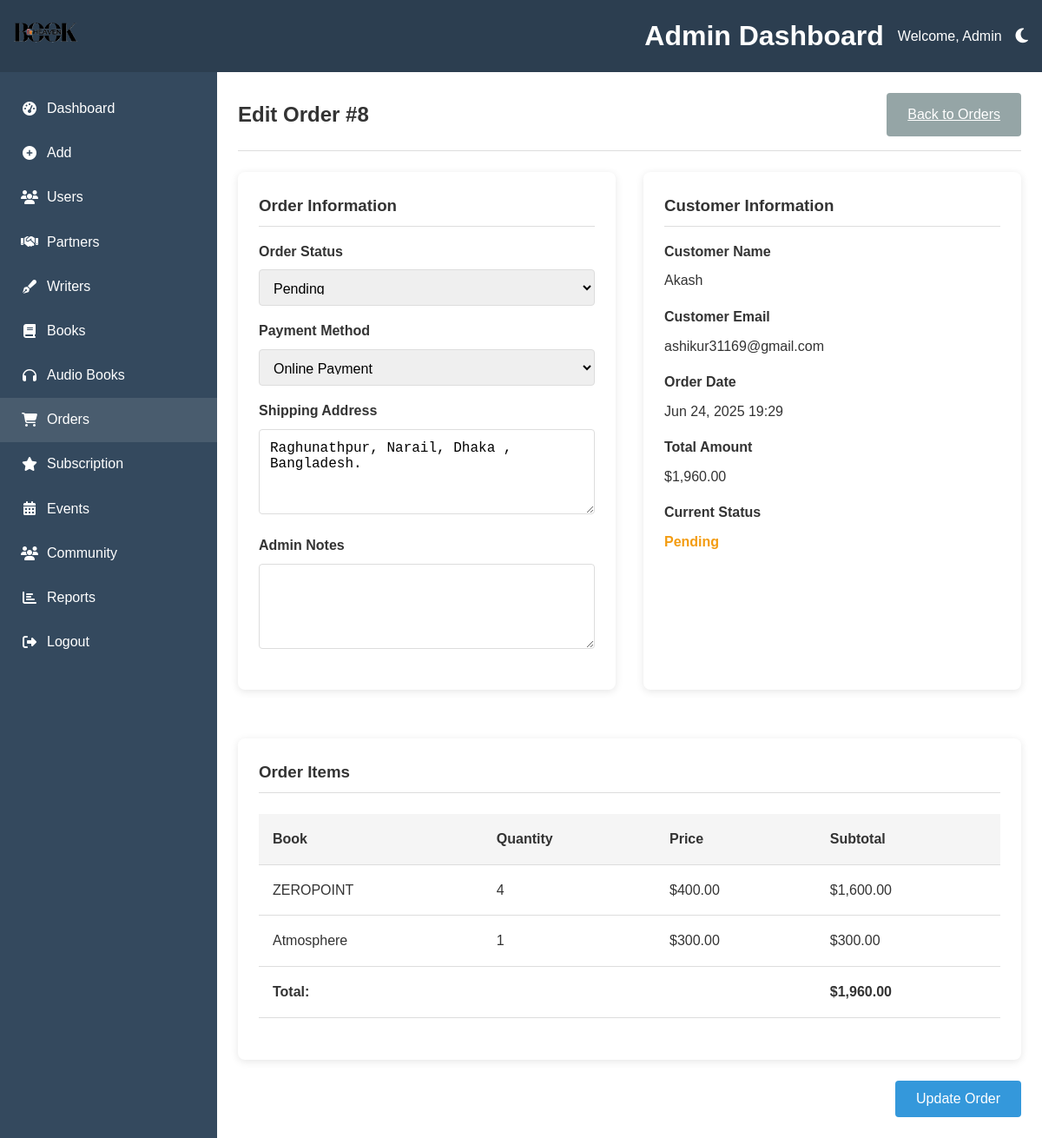
The app's page /admin/orderedit.php?id=8 (signed in) with its own data.
### tables this page shows
CREATE TABLE `orders` (
  `order_id` int(11) NOT NULL,
  `user_id` int(11) NOT NULL,
  `order_date` datetime DEFAULT current_timestamp(),
  `status` enum('pending','confirmed','shipped','delivered','cancelled') DEFAULT 'pending',
  `total_amount` decimal(10,2) NOT NULL,
  `payment_method` enum('cod','online') NOT NULL,
  `shipping_address` text NOT NULL,
  `payment_status` enum('pending','confirm','failed') DEFAULT 'pending'
);

CREATE TABLE `users` (
  `user_id` int(11) NOT NULL,
  `username` varchar(50) NOT NULL,
  `email` varchar(100) NOT NULL,
  `pass` varchar(255) NOT NULL,
  `user_profile` varchar(255) DEFAULT NULL,
  `create_time` datetime DEFAULT current_timestamp(),
  `update_time` datetime DEFAULT current_timestamp() ON UPDATE current_timestamp(),
  `email_verified` tinyint(1) DEFAULT 0,
  `two_step_verification` tinyint(1) DEFAULT 0,
  `last_login` datetime DEFAULT NULL,
  `login_count` int(11) DEFAULT 0
);

CREATE TABLE `order_items` (
  `id` int(11) NOT NULL,
  `order_id` int(11) NOT NULL,
  `book_id` int(11) NOT NULL,
  `quantity` int(11) DEFAULT 1,
  `price` decimal(10,2) NOT NULL
);

CREATE TABLE `books` (
  `book_id` int(11) NOT NULL,
  `title` varchar(255) NOT NULL,
  `published` date DEFAULT NULL,
  `price` int(11) DEFAULT NULL,
  `quantity` int(11) NOT NULL DEFAULT 1,
  `details` text DEFAULT NULL,
  `cover_image_url` varchar(255) DEFAULT NULL,
  `created_at` datetime DEFAULT current_timestamp(),
  `updated_at` datetime DEFAULT current_timestamp() ON UPDATE current_timestamp(),
  `rating` float DEFAULT 4
);

### admin/orderedit.php (the view, shortened to what this page needs)
<?php
require_once 'db.php';
$order_id = $_GET['id'] ?? 0;
$order = [];
$order_items = [];
try {
    $stmt = $pdo->prepare(
        "SELECT o.*, u.username, u.email
         FROM orders o
         JOIN users u ON o.user_id = u.user_id
         WHERE o.order_id = ?"
    );
    $stmt->execute([$order_id]);
    $order = $stmt->fetch(PDO::FETCH_ASSOC);
    $stmt = $pdo->prepare(
        "SELECT oi.*, b.title
         FROM order_items oi
         JOIN books b ON oi.book_id = b.book_id
         WHERE oi.order_id = ?
         ORDER BY oi.id"
    );
    $stmt->execute([$order_id]);
    $order_items = $stmt->fetchAll(PDO::FETCH_ASSOC);
} catch (PDOException $e) {
    $_SESSION['error_message'] = "Error fetching order details: " . $e->getMessage();
    header("Location: orders.php");
    exit();
}
?>
<!DOCTYPE html>
<html lang="en">
<head>
    <link rel="stylesheet" href="https://cdnjs.cloudflare.com/ajax/libs/font-awesome/6.4.0/css/all.min.css">
</head>
<body>
    <header class="admin_header">
        <div class="logo"><img src="images/logo.png" alt="Logo"></div>
        <div class="admin_header_right">
            <h1>Admin Dashboard</h1>
            <p>Welcome, Admin</p>
            <button class="admin_theme_toggle" id="themeToggle"><i class="fas fa-moon"></i></button>
        </div>
    </header>
    <main class="admin_main">
        <aside class="admin_sidebar">
            <nav class="admin_sidebar_nav">
                <ul>
                    <li><a href="admin_dashboard.php" ><i class="fas fa-tachometer-alt"></i> Dashboard</a>
                    </li>
                    <li><a href="add.php"><i class="fas fa-plus-circle"></i> Add</a></li>
                    <li><a href="users.php"><i class="fas fa-users"></i> Users</a></li>
                    <li><a href="partners.php"><i class="fas fa-handshake"></i> Partners</a></li>
                    <li><a href="writers.php"><i class="fas fa-pen-fancy"></i> Writers</a></li>
                    <li><a href="books.php"><i class="fas fa-book"></i> Books</a></li>
                    <li><a href="audiobooks.php"><i class="fas fa-headphones"></i> Audio Books</a></li>
                    <li><a href="orders.php" class="active"><i class="fas fa-shopping-cart"></i> Orders</a></li>
                    <li><a href="subscription.php"><i class="fas fa-star"></i> Subscription</a></li>
                    <li><a href="events.php"><i class="fas fa-calendar-alt"></i> Events</a></li>
                    <li><a href="community.php"><i class="fas fa-users"></i> Community</a></li>
                    <li><a href="reports.php"><i class="fas fa-chart-bar"></i> Reports</a></li>
                    <li><a href="logout.php"><i class="fas fa-sign-out-alt"></i> Logout</a></li>
                </ul>
            </nav>
        </aside>
        <div class="admin_main_content">
            <div class="order-edit-container">
                <div class="order-header">
                    <h2>Edit Order #<?= $order_id ?></h2>
                    <a href="orders.php" class="btn btn-secondary">Back to Orders</a>
                </div>
                <form method="POST">
                    <div class="order-details-grid">
                        <div class="order-section">
                            <h3>Order Information</h3>
                            <div class="form-group">
                                <label for="status">Order Status</label>
                                <select id="status" name="status" class="form-control">
                                    <option value="pending" <?= $order['status'] === 'pending' ? 'selected' : '' ?>>Pending
                                    </option>
                                </select>
                            </div>
                            <div class="form-group">
                                <label for="payment_method">Payment Method</label>
                                <select id="payment_method" name="payment_method" class="form-control">
                                    <option value="online" <?= $order['payment_method'] === 'online' ? 'selected' : '' ?>>
                                        Online Payment</option>
                                </select>
                            </div>
                            <div class="form-group">
                                <label for="shipping_address">Shipping Address</label>
                                <textarea id="shipping_address" name="shipping_address" class="form-control"
                                    rows="4"><?= htmlspecialchars($order['shipping_address']) ?></textarea>
                            </div>
                            <div class="form-group">
                                <label for="notes">Admin Notes</label>
                                <textarea id="notes" name="notes" class="form-control"
                                    rows="4"><?= htmlspecialchars($order['notes'] ?? '') ?></textarea>
                            </div>
                        </div>
                        <div class="order-section">
                            <h3>Customer Information</h3>
                            <div class="form-group">
                                <label>Customer Name</label>
                                <p><?= htmlspecialchars($order['username']) ?></p>
                            </div>
                            <div class="form-group">
                                <label>Customer Email</label>
                                <p><?= htmlspecialchars($order['email']) ?></p>
                            </div>
                            <div class="form-group">
                                <label>Order Date</label>
                                <p><?= date('M j, Y H:i', strtotime($order['order_date'])) ?></p>
                            </div>
                            <div class="form-group">
                                <label>Total Amount</label>
                                <p>$<?= number_format($order['total_amount'], 2) ?></p>
                            </div>
                            <div class="form-group">
                                <label>Current Status</label>
                                <p class="status-<?= $order['status'] ?>"><?= ucfirst($order['status']) ?></p>
                            </div>
                        </div>
                    </div>
                    <div class="order-section">
                        <h3>Order Items</h3>
                        <table class="items-table">
                            <thead>
                                <tr>
                                    <th>Book</th>
                                    <th>Quantity</th>
                                    <th>Price</th>
                                    <th>Subtotal</th>
                                </tr>
                            </thead>
                            <tbody>
                                <?php foreach ($order_items as $item): ?>
                                    <tr>
                                        <td><?= htmlspecialchars($item['title']) ?></td>
                                        <td><?= $item['quantity'] ?></td>
                                        <td>$<?= number_format($item['price'], 2) ?></td>
                                        <td>$<?= number_format($item['price'] * $item['quantity'], 2) ?></td>
                                    </tr>
                                <?php endforeach; ?>
                            </tbody>
                            <tfoot>
                                <tr>
                                    <td colspan="3" class="text-right text-bold">Total:</td>
                                    <td class="text-bold">$<?= number_format($order['total_amount'], 2) ?></td>
                                </tr>
                            </tfoot>
                        </table>
                    </div>
                    <div class="text-right">
                        <button type="submit" class="btn btn-primary">Update Order</button>
                    </div>
                </form>
            </div>
        </div>
    </main>
</body>
</html>

### admin/orderedit.php (style rules this page uses)
* { box-sizing: border-box; margin: 0; padding: 0; }
body { font-family: Arial, sans-serif; background: #f5f5f5; color: #333; line-height: 1.6; }
.admin_header { display: flex; justify-content: space-between; align-items: center; padding: 1rem; background: #2c3e50; color: #fff; box-shadow: 0 2px 5px rgba(0, 0, 0, 0.1); }
.logo img { height: 40px; }
.admin_header_right { display: flex; align-items: center; gap: 1rem; }
.admin_theme_toggle { background: none; border: none; color: #fff; font-size: 1.2rem; cursor: pointer; }
.admin_main { display: flex; min-height: calc(100vh - 70px); }
.admin_sidebar { width: 250px; background: #34495e; color: #fff; }
.admin_sidebar_nav ul { list-style: none; padding: 1rem 0; }
.admin_sidebar_nav li a { display: flex; align-items: center; padding: .8rem 1.5rem; color: #fff; text-decoration: none; transition: background .3s; }
.admin_sidebar_nav li a:hover, .admin_sidebar_nav li a.active { background: rgba(255, 255, 255, .1); }
.admin_sidebar_nav li a i { margin-right: 10px; width: 20px; text-align: center; }
.admin_main_content { flex: 1; padding: 1.5rem; background: #fff; overflow-x: auto; }
.order-edit-container { max-width: 1000px; margin: 0 auto; }
.order-header { display: flex; justify-content: space-between; align-items: center; margin-bottom: 1.5rem; padding-bottom: 1rem; border-bottom: 1px solid #ddd; }
.order-details-grid { display: grid; grid-template-columns: 1fr 1fr; gap: 2rem; margin-bottom: 2rem; }
.order-section { background: #fff; padding: 1.5rem; border-radius: 8px; box-shadow: 0 2px 10px rgba(0, 0, 0, .1); margin-bottom: 1.5rem; }
.order-section h3 { margin-bottom: 1rem; padding-bottom: 0.5rem; border-bottom: 1px solid #ddd; }
.form-group { margin-bottom: 1rem; }
.form-group label { display: block; margin-bottom: 0.5rem; font-weight: bold; }
.form-control { width: 100%; padding: 0.75rem; border: 1px solid #ddd; border-radius: 4px; font-size: 1rem; }
select.form-control { height: 42px; }
.btn { padding: 0.75rem 1.5rem; border: none; border-radius: 4px; cursor: pointer; font-size: 1rem; transition: all .3s; }
.btn-primary { background: #3498db; color: #fff; }
.btn-secondary { background: #95a5a6; color: #fff; }
.items-table { width: 100%; border-collapse: collapse; margin: 1.5rem 0; }
.items-table th, .items-table td { padding: 1rem; text-align: left; border-bottom: 1px solid #ddd; }
.items-table th { background: #f5f5f5; font-weight: bold; }
.status-pending { color: #f39c12; font-weight: bold; }
.text-right { text-align: right; }
.text-bold { font-weight: bold; }

### records on screen
orders: status "Pending", payment_method "Online Payment", shipping_address "Raghunathpur, Narail, Dhaka , Bangladesh.", user.username "Akash", user.email "ashikur31169@gmail.com", order_date "Jun 24, 2025 19:29", total_amount "1,960.00"
order_items: book.title "ZEROPOINT", quantity "4", price "400.00", $item['price'] * $item['quantity'] "1,600.00"
order_items: book.title "Atmosphere", quantity "1", price "300.00", $item['price']*$item['quantity'] "300.00"

### other values on screen
$order_id "8"
